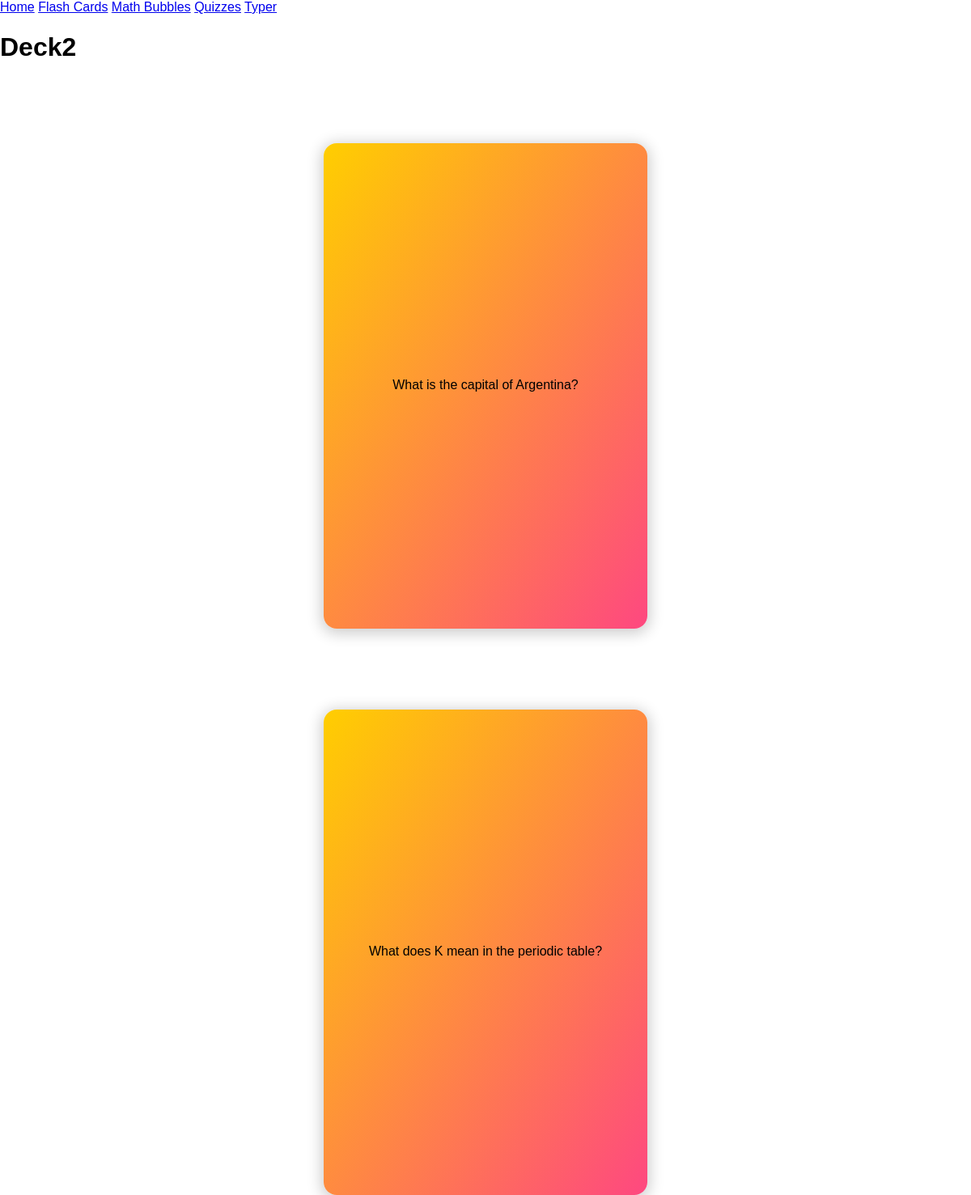
Screenshot of /flashcards/play/b3863d4c-b29e-4938-8c6c-452b6c3b1104 with the database file from the repository.
### flashcard/models.py (models this page shows, shortened)
class Deck(models.Model):
    id = models.UUIDField(primary_key=True,
                          default=uuid.uuid4,
                          editable=False)
    name = models.CharField(max_length=30, blank=False, null=False, default="")
    flashcards = models.ManyToManyField(Flashcard)

class Flashcard(models.Model):
    id = models.UUIDField(primary_key=True,
                          default=uuid.uuid4,  # Generates unique id
                          editable=False)
    subject = models.ForeignKey(Subject, on_delete=models.CASCADE)
    timestamp = models.DateTimeField(
        auto_now_add=True, db_index=True, editable=False)
    front_content = models.CharField(
        max_length=200, blank=False, null=False, default="")
    back_content = models.CharField(
        max_length=200, blank=False, null=False, default="")

### flashcard/views.py (the view)
# urls.py: path("play/<str:id>", views.play_flashcards, name="play_flashcards"),
def play_flashcards(request, id):  # Also add subject as second argument
    deck = get_object_or_404(Deck, id=id)
    flashcards = deck.flashcards.all()
    template = get_template("flashcard/flashcard_game.html")
    return HttpResponse(template.render({"deck": deck, "flashcards": flashcards}, request))

### flashcard/templates/flashcard/flashcard_game.html (shortened to what this page needs)
{% extends 'base.html' %}
{% block content %}
<h1>{{ deck.name }}</h1>
<ul>
  {% for flashcard in flashcards %}
  <li>
    <div class="card">
		<div class="card__inner">
			<div class="card__face card__face--front">
				{{ flashcard.front_content }}
			</div>
			<div class="card__face card__face--back">
				<div class="card__content">
					<div class="card__body">
					</div>
				</div>
			</div>
		</div>
	</div>
  </li>
  {% endfor %}
</ul>
{% endblock %}

### flashcard/templates/flashcard/flashcard_game.html (style rules this page uses)
:root { --primary: #FFCE00; --secondary: #FE4880; --dark: #212121; --light: #F3F3F3; }
* { margin: 0; padding: 0; }
body { font-family: montserrat, sans-serif; width: 100%; min-height: 100vh; }
.card { margin: 100px auto 0; width: 400px; height: 600px; perspective: 1000px; }
.card__inner { width: 100%; height: 100%; transition: transform 1s; transform-style: preserve-3d; cursor: pointer; position: relative; }
.card__face { position: absolute; width: 100%; height: 100%; -webkit-backface-visibility: hidden; backface-visibility: hidden; overflow: hidden; border-radius: 16px; box-shadow: 0px 3px 18px 3px rgba(0, 0, 0, 0.2); }
.card__face--front { background-image: linear-gradient(to bottom right, var(--primary), var(--secondary)); display: flex; align-items: center; justify-content: center; }
.card__face--back { background-color: var(--light); transform: rotateY(180deg); }
.card__content { width: 100%; height: 100%; }
.card__body { padding: 30px; }

### rows the page displays
Deck: name "Deck2"
Flashcard: front_content "What is the capital of Argentina?"
Flashcard: front_content "What does K mean in the periodic table?"
